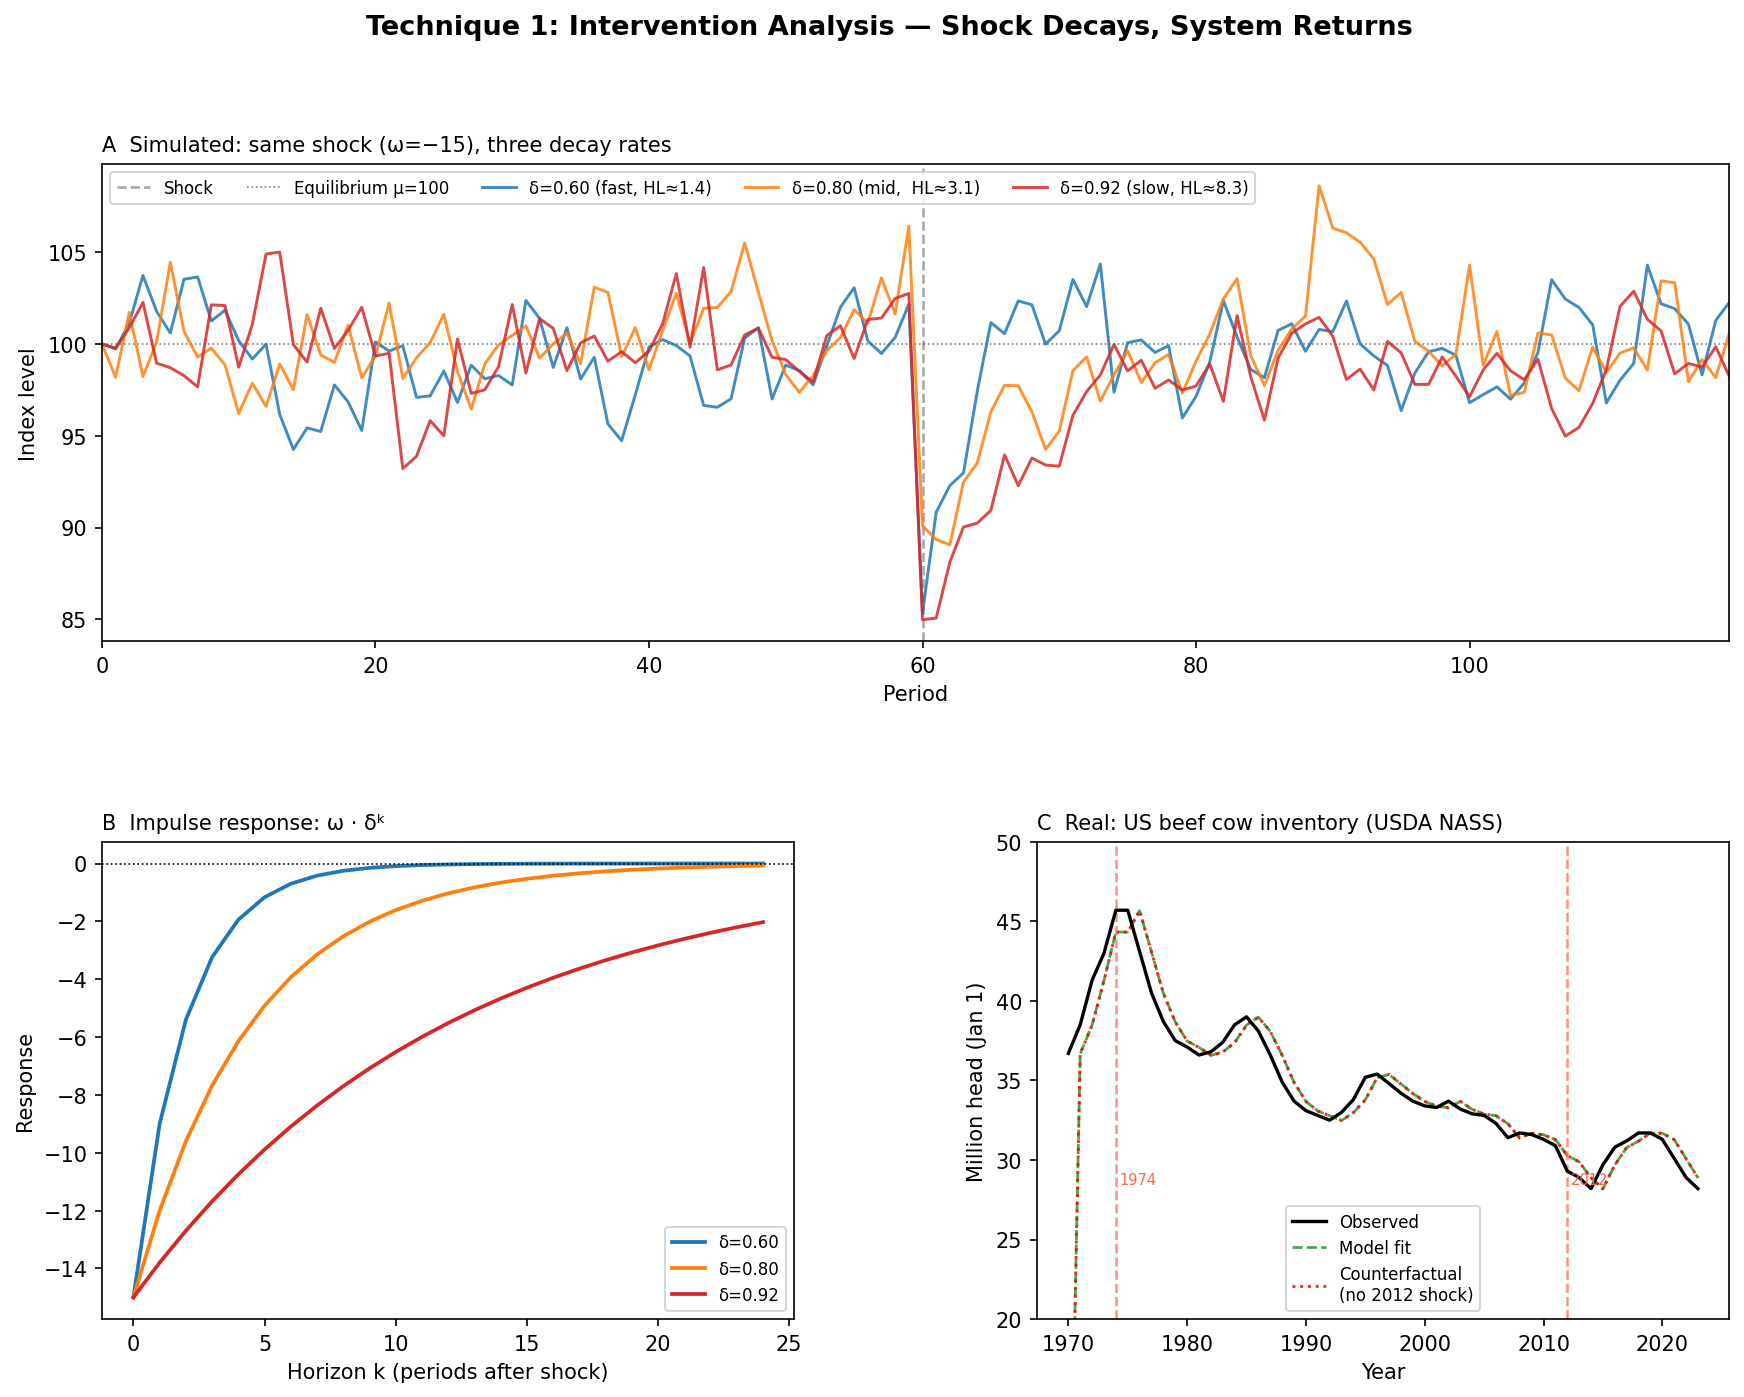

Python code for this plot:
"""
Full disclosures: I (Kaisa) worked with Claude Sonnet 4.6 to generate this code. I selected the case study and techniques first, then asked Claude to generate code that would include illustrations of my main points for this audience.


Technique 1: Intervention Analysis (Box-Tiao Transfer Function Models)
=======================================================================
Shock scenario: The shock dies down and the system returns to normal.

Key equation:
    y_t = μ + [ω / (1 - δB)] * I_t + N_t

    where:
        I_t   = pulse indicator (1 at shock date, 0 otherwise)
        ω     = immediate impact of shock
        δ     = decay rate (0 < δ < 1); controls how fast response fades
        B     = backshift operator: B*x_t = x_{t-1}
        N_t   = SARIMA noise process (the underlying cycle)

    The impulse response at lag k is:  ω * δ^k
    Half-life of shock:                k = log(0.5) / log(δ)

Real-data example: US beef cow inventory (USDA NASS)
    - Drought shocks (e.g. 2011-2012 Texas/Oklahoma) cull breeding stock
    - Herd rebuilds over a 5-7 year cattle cycle
    - Intervention captures the shock; SARIMA captures the underlying cycle

Install: pip install statsmodels pandas matplotlib numpy pandas-datareader
"""

import numpy as np
import pandas as pd
import matplotlib.pyplot as plt
import matplotlib.gridspec as gridspec
from statsmodels.tsa.statespace.sarimax import SARIMAX
from statsmodels.tsa.stattools import acf

np.random.seed(42)

# ─────────────────────────────────────────────────────────────────────────────
# PART 1: SIMULATED DATA — mechanism demonstration
# ─────────────────────────────────────────────────────────────────────────────

def simulate_intervention(n=120, mu=100.0, omega=-15.0, delta=0.75,
                           shock_t=60, ar_coef=0.6, sigma=2.0):
    """
    Simulate a time series with a decaying pulse intervention.

    The series follows an AR(1) cycle around mu, with a shock at shock_t
    that decays geometrically at rate delta.

    Parameters
    ----------
    n       : length of series
    mu      : long-run mean (equilibrium)
    omega   : immediate shock size (negative = downward shock)
    delta   : decay rate; higher = slower return to baseline
    shock_t : period of shock
    ar_coef : autoregressive coefficient of underlying cycle
    sigma   : noise std dev
    """
    # Build the intervention effect:  omega * delta^k for k periods after shock
    intervention_effect = np.zeros(n)
    for t in range(shock_t, n):
        k = t - shock_t
        intervention_effect[t] = omega * (delta ** k)

    # Build the AR(1) noise process
    noise = np.zeros(n)
    eps = np.random.normal(0, sigma, n)
    for t in range(1, n):
        noise[t] = ar_coef * noise[t - 1] + eps[t]

    y = mu + noise + intervention_effect
    return y, intervention_effect


print("=" * 65)
print("PART 1: Simulated intervention — decaying pulse shock")
print("=" * 65)

# --- Simulate three scenarios with different decay rates ---
n, shock_t = 120, 60
y_fast, eff_fast = simulate_intervention(n=n, delta=0.60, shock_t=shock_t)
y_mid,  eff_mid  = simulate_intervention(n=n, delta=0.80, shock_t=shock_t)
y_slow, eff_slow = simulate_intervention(n=n, delta=0.92, shock_t=shock_t)

# Half-lives
for label, delta in [("Fast (δ=0.60)", 0.60), ("Mid  (δ=0.80)", 0.80),
                      ("Slow (δ=0.92)", 0.92)]:
    hl = np.log(0.5) / np.log(delta)
    print(f"  {label}  →  half-life = {hl:.1f} periods")

# --- Fit SARIMAX with intervention dummy on the mid-decay series ---
pulse = np.zeros(n)
pulse[shock_t] = 1.0                    # pulse indicator I_t

# SARIMAX(1,0,0) with exogenous pulse — statsmodels handles the transfer fn
# via the ARMA structure on the disturbance + the exogenous regressor
model_sim = SARIMAX(
    y_mid,
    exog=pd.DataFrame({'pulse': pulse}),
    order=(1, 0, 0),                    # AR(1) noise
    trend='c'
)
res_sim = model_sim.fit(disp=False)

omega_hat = res_sim.params['pulse']     # immediate impact
ar_hat    = res_sim.params['ar.L1']     # estimated AR decay (≈ δ in simple case)
print(f"\nEstimated impact ω̂  = {omega_hat:.2f}  (true: -15.0)")
print(f"Estimated AR coef   = {ar_hat:.2f}  (true decay δ: 0.80)")
print(f"AIC: {res_sim.aic:.1f}")

# ─────────────────────────────────────────────────────────────────────────────
# PART 2: REAL DATA — US beef cow inventory
# ─────────────────────────────────────────────────────────────────────────────

print("\n" + "=" * 65)
print("PART 2: Real data — US beef cow inventory (USDA NASS)")
print("=" * 65)
print("Note: Using embedded USDA annual data (Jan inventory, millions head)")
print("Source: USDA NASS Cattle report, historical series")

# USDA NASS beef cow inventory, Jan 1 each year (millions head), 1970-2023
# Source: https://usda.library.cornell.edu/concern/publications/h702q636h
beef_data = {
    1970: 36.7, 1971: 38.5, 1972: 41.3, 1973: 43.0, 1974: 45.7,
    1975: 45.7, 1976: 43.1, 1977: 40.5, 1978: 38.7, 1979: 37.5,
    1980: 37.1, 1981: 36.6, 1982: 36.8, 1983: 37.4, 1984: 38.5,
    1985: 39.0, 1986: 38.1, 1987: 36.6, 1988: 34.9, 1989: 33.7,
    1990: 33.1, 1991: 32.8, 1992: 32.5, 1993: 33.0, 1994: 33.8,
    1995: 35.2, 1996: 35.4, 1997: 34.8, 1998: 34.2, 1999: 33.7,
    2000: 33.4, 2001: 33.3, 2002: 33.7, 2003: 33.2, 2004: 32.9,
    2005: 32.8, 2006: 32.3, 2007: 31.4, 2008: 31.7, 2009: 31.6,
    2010: 31.3, 2011: 30.9, 2012: 29.3, 2013: 28.9, 2014: 28.2,
    2015: 29.7, 2016: 30.8, 2017: 31.2, 2018: 31.7, 2019: 31.7,
    2020: 31.3, 2021: 30.1, 2022: 28.9, 2023: 28.2,
}

beef = pd.Series(beef_data, name="beef_cows_M")
beef.index = pd.to_datetime([f"{y}-01-01" for y in beef.index])
beef.index.freq = "YS"                  # annual start frequency

# Two documented drought shock years
shock_years = [1974, 2012]              # 1974 expansion peak; 2012 TX drought

# Build intervention dummies (step functions: shock hits and fades via AR)
# For annual data, a pulse at the shock year is simplest; the AR structure
# in the model captures subsequent propagation.
exog_real = pd.DataFrame(index=beef.index)
for yr in shock_years:
    col = np.zeros(len(beef))
    idx = beef.index.get_loc(pd.Timestamp(f"{yr}-01-01"))
    col[idx] = 20.0
    exog_real[f"pulse_{yr}"] = col

model_real = SARIMAX(
    beef,
    exog=exog_real,
    order=(1, 0, 0),                    # AR(1) on first-differences (cattle cycle)
    trend='n'
)
res_real = model_real.fit(disp=False)

print(f"\nImpact of 1974 shock (ω̂): {res_real.params['pulse_1974']:.2f} M head")
print(f"Impact of 2012 shock (ω̂): {res_real.params['pulse_2012']:.2f} M head")
print(f"AR(1) coefficient: {res_real.params['ar.L1']:.3f}")
print(f"AIC: {res_real.aic:.1f}")

# In-sample fit + counterfactual (no 2012 shock)
fitted = res_real.fittedvalues

exog_counter = exog_real.copy()
exog_counter["pulse_2012"] = 0.0       # remove the 2012 shock
counter_forecast = res_real.predict(exog=exog_counter)

# ─────────────────────────────────────────────────────────────────────────────
# PLOTS
# ─────────────────────────────────────────────────────────────────────────────

fig = plt.figure(figsize=(14, 10))
fig.suptitle("Technique 1: Intervention Analysis — Shock Decays, System Returns",
             fontsize=13, fontweight='bold', y=0.98)
gs = gridspec.GridSpec(2, 2, figure=fig, hspace=0.42, wspace=0.35)

# Panel A: Three decay rates
ax1 = fig.add_subplot(gs[0, :])
t = np.arange(n)
ax1.axvline(shock_t, color='gray', lw=1.2, ls='--', alpha=0.7, label='Shock')
ax1.axhline(100, color='black', lw=0.8, ls=':', alpha=0.5, label='Equilibrium μ=100')
ax1.plot(t, y_fast, lw=1.4, color='#1f77b4', alpha=0.85, label='δ=0.60 (fast, HL≈1.4)')
ax1.plot(t, y_mid,  lw=1.4, color='#ff7f0e', alpha=0.85, label='δ=0.80 (mid,  HL≈3.1)')
ax1.plot(t, y_slow, lw=1.4, color='#d62728', alpha=0.85, label='δ=0.92 (slow, HL≈8.3)')
ax1.set_title("A  Simulated: same shock (ω=−15), three decay rates",
              fontsize=10, loc='left')
ax1.set_xlabel("Period")
ax1.set_ylabel("Index level")
ax1.legend(fontsize=8, ncol=5)
ax1.set_xlim(0, n - 1)

# Panel B: Impulse response functions (deterministic part only)
ax2 = fig.add_subplot(gs[1, 0])
horizons = np.arange(0, 25)
for delta, label, color in [(0.60, 'δ=0.60', '#1f77b4'),
                              (0.80, 'δ=0.80', '#ff7f0e'),
                              (0.92, 'δ=0.92', '#d62728')]:
    irf = -15 * delta ** horizons       # ω * δ^k
    ax2.plot(horizons, irf, lw=1.8, color=color, label=label)
ax2.axhline(0, color='black', lw=0.8, ls=':')
ax2.set_title("B  Impulse response: ω · δᵏ", fontsize=10, loc='left')
ax2.set_xlabel("Horizon k (periods after shock)")
ax2.set_ylabel("Response")
ax2.legend(fontsize=8)

# Panel C: Real beef cow data + fitted + counterfactual
ax3 = fig.add_subplot(gs[1, 1])
ax3.plot(beef.index.year, beef.values, 'k-', lw=1.6, label='Observed', zorder=3)
ax3.plot(beef.index.year, fitted.values, '--', color='#2ca02c', lw=1.3,
         label='Model fit', alpha=0.9)
ax3.plot(beef.index.year, counter_forecast.values, ':', color='red', lw=1.4,
         label='Counterfactual\n(no 2012 shock)', alpha=0.85)
for yr in shock_years:
    ax3.axvline(yr, color='tomato', lw=1.2, ls='--', alpha=0.7)
    ax3.text(yr + 0.3, beef.min() + 0.3, str(yr), fontsize=7, color='tomato')
ax3.set_title("C  Real: US beef cow inventory (USDA NASS)", fontsize=10, loc='left')
ax3.set_xlabel("Year")
ax3.set_ylabel("Million head (Jan 1)")
ax3.set_ylim(20,50)
ax3.legend(fontsize=8)

plt.savefig("technique1_intervention.png",
            dpi=150, bbox_inches='tight')
print("\nPlot saved: technique1_intervention.png")
plt.show()
